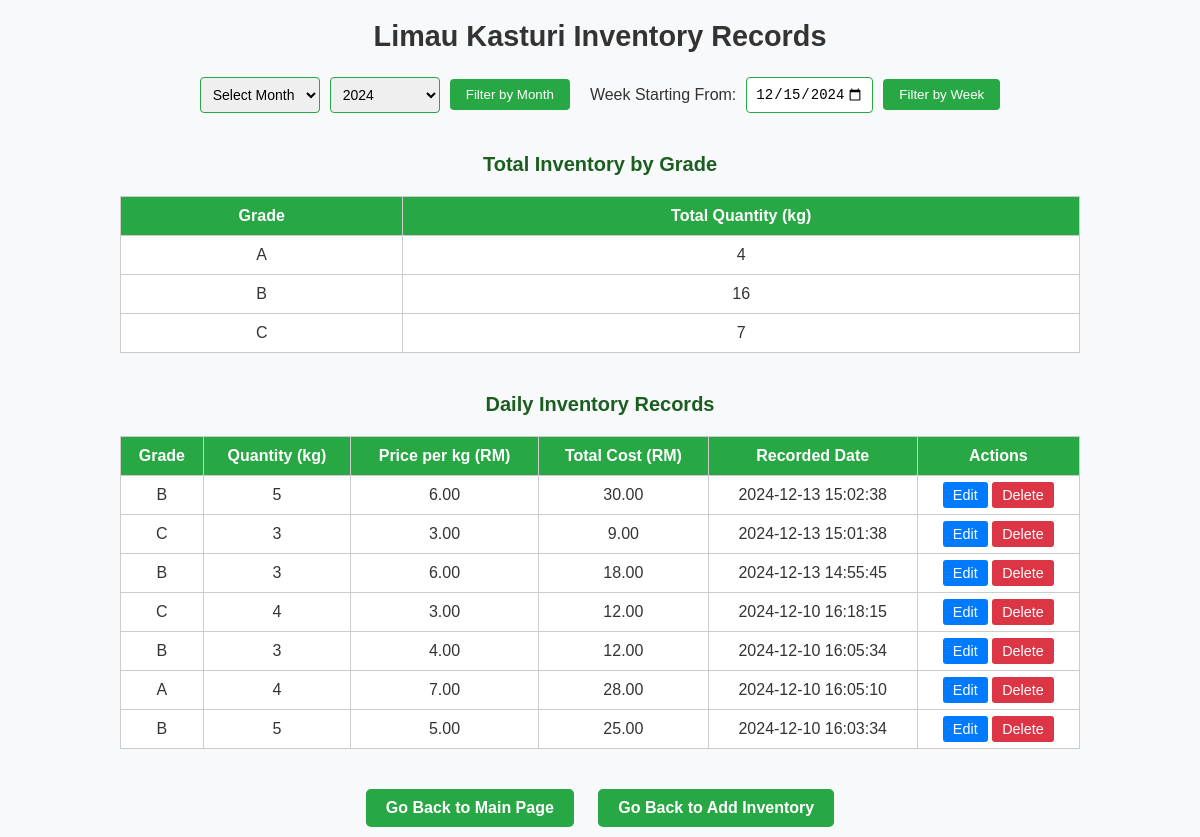
Page /InventoryManagementSystem/view_inventory.php on the earlier database version.
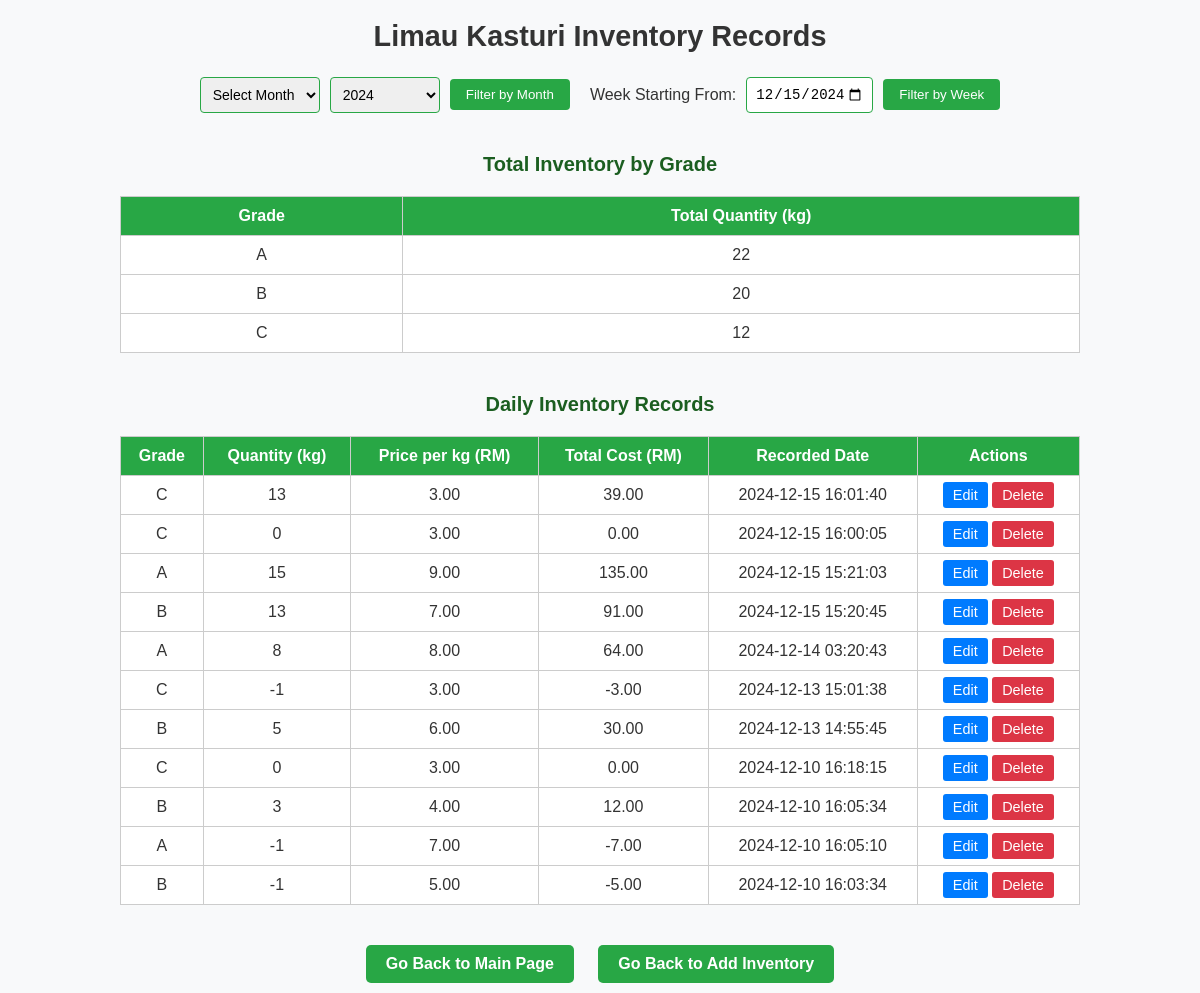
Same page on the later database version.
### tables this page shows
CREATE TABLE `inventory` (
  `id` int NOT NULL,
  `grade` enum('A','B','C') NOT NULL,
  `quantity` int NOT NULL,
  `price_per_kg` decimal(10,2) NOT NULL,
  `total_cost` decimal(10,2) GENERATED ALWAYS AS ((`quantity` * `price_per_kg`)) STORED,
  `recorded_date` timestamp NOT NULL DEFAULT CURRENT_TIMESTAMP
);

### InventoryManagementSystem/view_inventory.php (the view, shortened to what this page needs)
<?php
include '../db.php';
$sql = "SELECT * FROM inventory ORDER BY recorded_date DESC";
$sql_totals = "SELECT grade, SUM(quantity) AS total_quantity
               FROM inventory
               GROUP BY grade
               ORDER BY grade ASC";
?>
<!DOCTYPE html>
<html lang="en">
<head>
</head>
<body>
    <h2>Limau Kasturi Inventory Records</h2>
    <div class="filter-container">
        <form method="GET" class="filter-form">
            <select name="month" required>
                <option value="">Select Month</option>
            </select>
            <select name="year" required>
                <?php
                $current_year = isset($_GET['year']) ? $_GET['year'] : date('Y');
                for ($year = 2024; $year <= 2040; $year++) {
                    $selected = ($current_year == $year) ? 'selected' : '';
                    echo "<option value='$year' $selected>$year</option>";
                }
                ?>
            </select>
            <button type="submit" name="filter_monthly">Filter by Month</button>
        </form>
        <form method="GET" class="filter-form">
            <label>Week Starting From:</label>
            <input type="date" name="week_start"
                   value="<?php echo isset($_GET['week_start']) ? $_GET['week_start'] : date('Y-m-d'); ?>"
                   max="<?php echo date('Y-m-d'); ?>"
                   required>
            <button type="submit" name="filter_weekly">Filter by Week</button>
        </form>
    </div>
    <?php
    $result = $conn->query($sql);
    $totals = $conn->query($sql_totals);
    ?>
    <div style="margin-top: 40px;">
        <h3>Total Inventory by Grade</h3>
        <table>
            <thead>
                <tr>
                    <th>Grade</th>
                    <th>Total Quantity (kg)</th>
                </tr>
            </thead>
            <tbody>
                <?php
                if ($totals->num_rows > 0) {
                    while ($row = $totals->fetch_assoc()) {
                        echo "<tr>
                                <td>{$row['grade']}</td>
                                <td>{$row['total_quantity']}</td>
                              </tr>";
                    }
                } else {
                    echo "<tr><td colspan='2'>No inventory found.</td></tr>";
                }
                ?>
            </tbody>
        </table>
    </div>
    <div style="margin-top: 40px;">
        <h3>Daily Inventory Records</h3>
        <table>
            <thead>
                <tr>
                    <th>Grade</th>
                    <th>Quantity (kg)</th>
                    <th>Price per kg (RM)</th>
                    <th>Total Cost (RM)</th>
                    <th>Recorded Date</th>
                    <th>Actions</th>
                </tr>
            </thead>
            <tbody>
                <?php
                if ($result->num_rows > 0) {
                    while ($row = $result->fetch_assoc()) {
                        echo "<tr>
                                <td>{$row['grade']}</td>
                                <td>{$row['quantity']}</td>
                                <td>{$row['price_per_kg']}</td>
                                <td>{$row['total_cost']}</td>
                                <td>{$row['recorded_date']}</td>
                                <td>
                                    <a href='edit_inventory.php?id={$row['id']}' class='edit-btn'>Edit</a>
                                    <a href='delete_inventory.php?id={$row['id']}' class='delete-btn' onclick='return confirm(\"Are you sure you want to delete this record?\")'>Delete</a>
                                </td>
                              </tr>";
                    }
                } else {
                    echo "<tr><td colspan='6'>No records found.</td></tr>";
                }
                ?>
            </tbody>
        </table>
    </div>
    <div class="button-container">
        <a href="index.php" class="action-button">Go Back to Main Page</a>
        <a href="add_inventory.php" class="action-button">Go Back to Add Inventory</a>
    </div>
</body>
</html>

### InventoryManagementSystem/view_inventory.php (style rules this page uses)
body { font-family: Arial, sans-serif; margin: 0; padding: 0; background-color: #f8f9fa; color: #333; }
h2 { text-align: center; font-size: 1.8em; margin-top: 20px; }
table { width: 80%; margin: 20px auto; border-collapse: collapse; }
table, th, td { border: 1px solid #ccc; text-align: center; padding: 10px; }
th { background-color: #28a745; color: white; }
td { background-color: white; }
.button-container { text-align: center; margin-top: 30px; }
.action-button { display: inline-block; padding: 10px 20px; background-color: #28a745; color: white; text-decoration: none; border-radius: 5px; font-weight: bold; margin: 10px; transition: background-color 0.3s; }
.edit-btn, .delete-btn { padding: 5px 10px; color: white; text-decoration: none; border-radius: 3px; font-size: 0.9em; }
.edit-btn { background-color: #007bff; }
.delete-btn { background-color: #dc3545; }
.filter-container { display: flex; justify-content: center; gap: 20px; margin: 20px 0; }
.filter-form { display: flex; gap: 10px; align-items: center; }
.filter-form select, .filter-form input[type="date"] { padding: 8px; border: 1px solid #28a745; border-radius: 4px; font-size: 14px; }
.filter-form button { padding: 8px 16px; background-color: #28a745; color: white; border: none; border-radius: 4px; cursor: pointer; }
h3 { text-align: center; color: #1b5e20; font-size: 20px; margin: 30px 0 20px; font-weight: bold; }

Differences in the rows shown:
removed inventory: grade "B", quantity "5", price_per_kg "6.00", total_cost "30.00", recorded_date "2024-12-13 15:02:38"
added inventory: grade "C", quantity "13", price_per_kg "3.00", total_cost "39.00", recorded_date "2024-12-15 16:01:40"
added inventory: grade "C", quantity "0", price_per_kg "3.00", total_cost "0.00", recorded_date "2024-12-15 16:00:05"
added inventory: grade "A", quantity "15", price_per_kg "9.00", total_cost "135.00", recorded_date "2024-12-15 15:21:03"
added inventory: grade "B", quantity "13", price_per_kg "7.00", total_cost "91.00", recorded_date "2024-12-15 15:20:45"
added inventory: grade "A", quantity "8", price_per_kg "8.00", total_cost "64.00", recorded_date "2024-12-14 03:20:43"
changed inventory (number 6 of 11 on the later page): quantity "3" → "-1"; total_cost "9.00" → "-3.00"
changed inventory (number 7 of 11 on the later page): quantity "3" → "5"; total_cost "18.00" → "30.00"
changed inventory (number 8 of 11 on the later page): quantity "4" → "0"; total_cost "12.00" → "0.00"
changed inventory (number 10 of 11 on the later page): quantity "4" → "-1"; total_cost "28.00" → "-7.00"
changed inventory (number 11 of 11 on the later page): quantity "5" → "-1"; total_cost "25.00" → "-5.00"
Other differences:
new list line: "A 22"
new list line: "B 20"
new list line: "C 12"
list line gone: "A 4"
list line gone: "B 16"
list line gone: "C 7"
